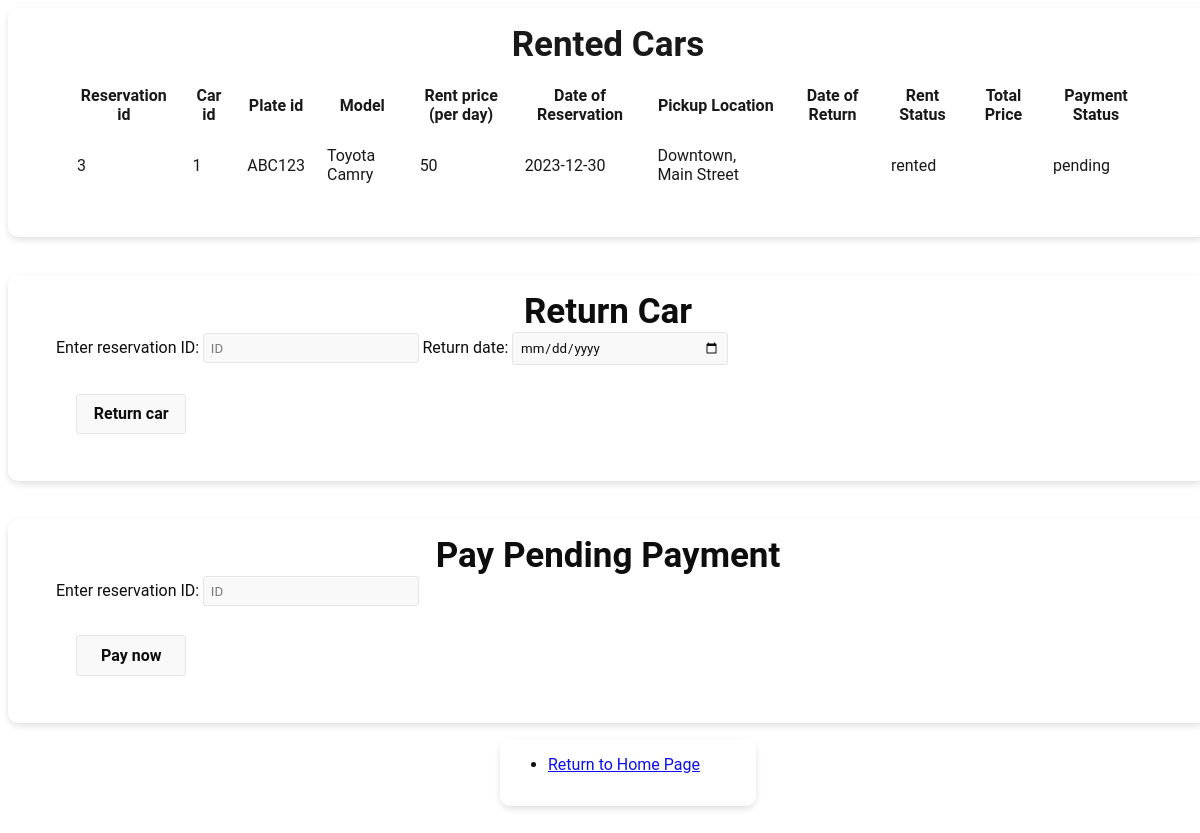
Page /customercars.php?email=bob.johnson@example.com on the committed database.
### tables this page shows
CREATE TABLE reservation(
    reservation_id INT AUTO_INCREMENT NOT NULL,
    customer_id INT NOT NULL,
    car_id INT NOT NULL,
    office_id INT NOT NULL,
    reservation_date DATE NOT NULL,
    return_date DATE DEFAULT NULL,
    payment_date DATE DEFAULT NULL,
    reservation_status ENUM('rented', 'returned'),
    total_price FLOAT DEFAULT NULL,
    payment_status ENUM('payed', 'pending'),
    PRIMARY KEY (reservation_id),
    FOREIGN KEY(customer_id) REFERENCES customer (customer_id),
    FOREIGN KEY (car_id) REFERENCES car (car_id)
);

CREATE TABLE car(
    car_id INT AUTO_INCREMENT NOT NULL,
    plate_id VARCHAR(10) NOT NULL,
    model VARCHAR(255) NOT NULL,
    `year` INT, 
    color VARCHAR(20),
    `status` ENUM('active', 'out_of_service', 'rented'),
    price_per_day FLOAT NOT NULL,
    office_id INT NOT NULL,
    PRIMARY KEY (car_id),
    FOREIGN KEY (office_id) REFERENCES office (office_id)
);

CREATE TABLE office(
    office_id INT AUTO_INCREMENT NOT NULL,
    office_location VARCHAR(255),
    office_phone VARCHAR(12),
    PRIMARY KEY (office_id)
);

### customercars.php (the view, shortened to what this page needs)
<!DOCTYPE html>
<html lang="en">
<head>
    <link rel="stylesheet" href="frontend/customerCars.css">
</head>
<body>
<div class="form-holder">
<h1 class = "rent_header" style=" text-align: center"> Rented Cars </h1>
<?php
        if(isset($_POST["email"])){
            $receivedEmail = $_POST["email"];
        }
        else if(isset($_GET["email"])){
            $receivedEmail = $_GET["email"];
        }
        $conn = new mysqli('localhost','root','','curenting');
        if($conn->connect_error){
            die('Connection Failed : '.$conn->connect_error);
        }
        else{
            $sql = "SELECT `reservation_id`,`car_id`,`plate_id`, `model`, `price_per_day`, `reservation_date`,`office_location`, `return_date`, `reservation_status`,`total_price`,`payment_status`
            FROM office NATURAL JOIN (`car` NATURAL JOIN (reservation NATURAL JOIN customer))
            WHERE customer.email = '$receivedEmail';";
            $result = $conn->query($sql);
            echo "<table>";
            echo "<table cellspacing='20'>";
            echo "<thead>";
            echo "<tr>";
            echo "<th>Reservation id</th>";
            echo "<th>Car id</th>";
            echo "<th>Plate id</th>";
            echo "<th>Model</th>";
            echo "<th>Rent price (per day)</th>";
            echo "<th>Date of Reservation</th>";
            echo "<th>Pickup Location</th>";
            echo "<th>Date of Return</th>";
            echo "<th>Rent Status</th>";
            echo "<th>Total Price</th>";
            echo "<th>Payment Status</th>";
            echo "</tr>";
            echo "</thead>";
            echo "<tbody>";
            if ($result->num_rows > 0){
                while($row = $result->fetch_assoc()){
                    echo "<tr>";
                    echo "<td>" . $row['reservation_id'] . "</td>";
                    echo "<td>" . $row['car_id'] . "</td>";
                    echo "<td>" . $row['plate_id'] . "</td>";
                    echo "<td>" . $row['model']. "</td>";
                    echo "<td>" . $row['price_per_day'] . "</td>";
                    echo "<td>" . $row['reservation_date']. "</td>";
                    echo "<td>" . $row['office_location'] . "</td>";
                    echo "<td>" . $row['return_date']. "</td>";
                    echo "<td>" . $row['reservation_status']. "</td>";
                    echo "<td>" . $row['total_price']. "</td>";
                    echo "<td>" . $row['payment_status']. "</td>";
                    echo "</tr>";
                }
                echo "</tbody>";
                echo "</table>";
            }
            echo "</div>";
            echo "<br></br>";
        }
    ?>
    <div class="form-holder2">
    <h2 class = "rent_header" style=" text-align: center"> Return Car </h2>
    <form action="return.php" method="post">
    <label for="reservationID">Enter reservation ID: </label>
        <input type="text",id="r" name="reservationID" placeholder="ID"  class="input" required>
        <label for="return_date">Return date: </label>
        <input type="date",id="rd" name="return_date" class="input" required>
        <br></br>
        <input type="submit" value="Return car" class="button" style="width: 10%;cursor: pointer;">
    </form>
    </div>
    <br><br>
    <div class="form-holder2">
    <h2 class = "rent_header" style=" text-align: center"> Pay Pending Payment </h2>
    <form action="payment.php" method="post">
    <label for="reservationID">Enter reservation ID: </label>
        <input type="text",id="reservation_id" name="reservation_id" placeholder="ID" class="input" required>
        <br></br>
        <input type="submit" value="Pay now" class="button" style="width: 10%;cursor: pointer;">
    </div>
    <ul>
    <div class="form-holder3">
    <li><a href="rentcar.php?email=<?php echo $receivedEmail; ?>">Return to Home Page</a></li>
    </div>
    </ul>
    <?php
    echo "<br></br>";
    ?>
</body>
</html>

### frontend/customerCars.css (style rules this page uses)
body { background-image: url("images/car6.jpg"); background-repeat: no-repeat; background-attachment: fixed; position: relative; width: 100%; height: 100%; background-size: cover; }
* { font-family: 'Roboto', sans-serif; }
.form-holder { max-width: 70em; padding: 1em 3em 2em 3em; margin: auto; background-color: #FFFFFF; border-radius: 10px; box-shadow: 0px 3px 10px -2px rgba(5, 5, 5, 0.2); height: 70%; opacity: 0.90; }
.rent_header { margin:0em auto; font-size: 35px; text-align: center; }
.form-holder2 { max-width: 70em; padding: 1em 3em 2em 3em; margin: auto; background-color: #FFFFFF; border-radius: 10px; box-shadow: 0px 3px 10px -2px rgba(5, 5, 5, 0.2); height: 10%; opacity: 0.95; }
.form-holder3 { max-width: 10em; padding: 1em 3em 2em 3em; margin: auto; background-color: #FFFFFF; border-radius: 10px; box-shadow: 0px 3px 10px -2px rgba(5, 5, 5, 0.2); height: 5%; opacity: 0.95; }
.input { width: 100%; max-width: 200px; padding: 0.5em; line-height: 1; background-color: #f9f9f9; border: 1px solid #e5e5e5; border-radius: 3px; }
.button { width: 10%; padding: 0.7em; line-height: 1; background-color: #f9f9f9; border: 1px solid #e5e5e5; border-radius: 3px; font-weight: bold; font-size: 16px; margin-left: 20px; margin-right: 10px; margin-top: 10px; margin-bottom: 15px; }

### rows in the picture
reservation: reservation_id "3", car.car_id "1", car.plate_id "ABC123", car.model "Toyota Camry", car.price_per_day "50", reservation_date "2023-12-30", office.office_location "Downtown, Main Street", reservation_status "rented", payment_status "pending"
